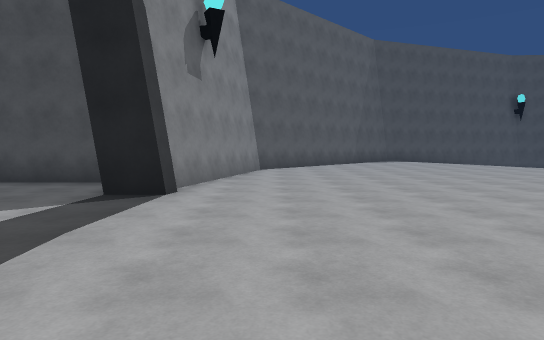
[1] (above)

22 first-person views from a walk through a 3-D level made in the Unity game engine. The camera is 1.5 m above the floor, tilts 4° down and sees 75° across. The floor is counted in squares, 2 m on a side. Each view is taken from the middle of a square. On the plan, view 1 faces up. The plan holds only what a view shows up to about 11 squares ahead; the rest is blank. The place goes on beyond the plan. The player character is not drawn. Some animated figures are not drawn. Surface patterns are stand-ins for the level's own textures.

[2]
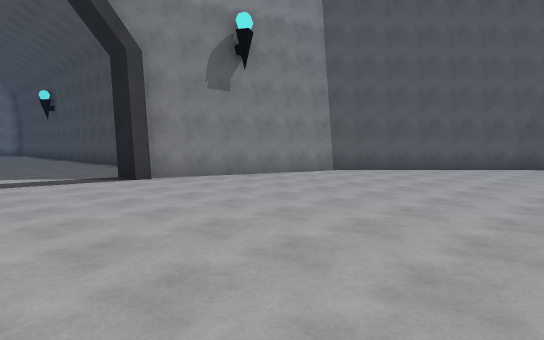

[3]
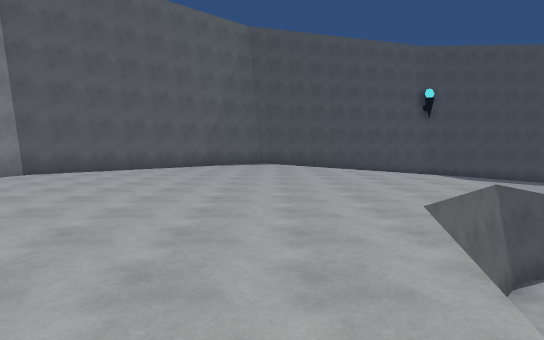

[4]
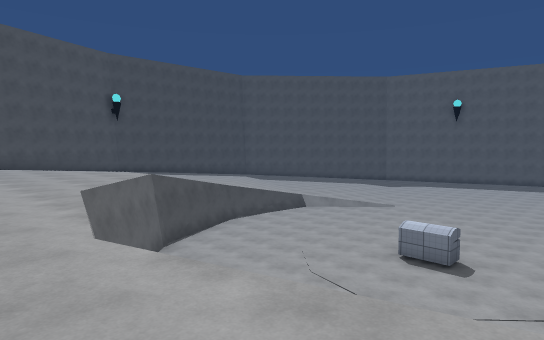

[5]
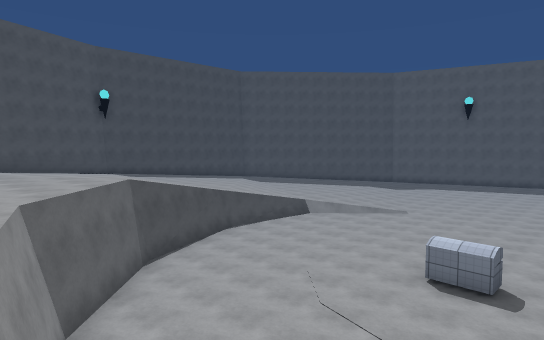

[6]
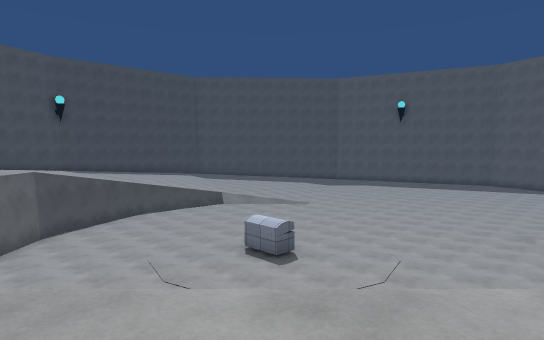

[7]
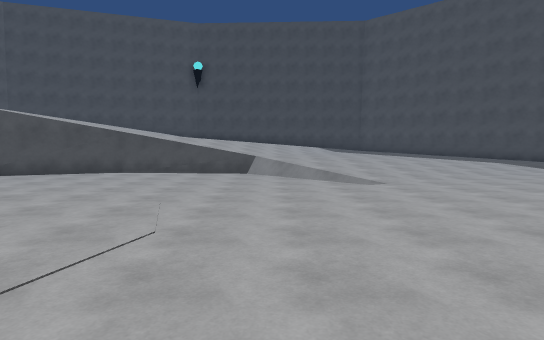

[8]
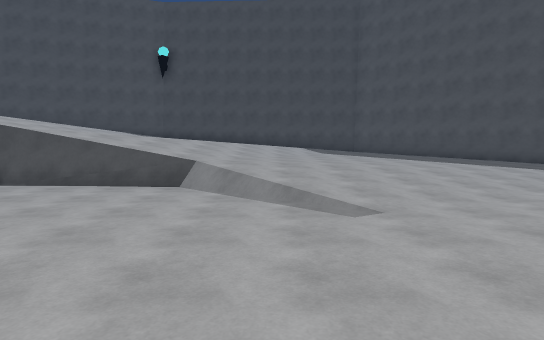

[9]
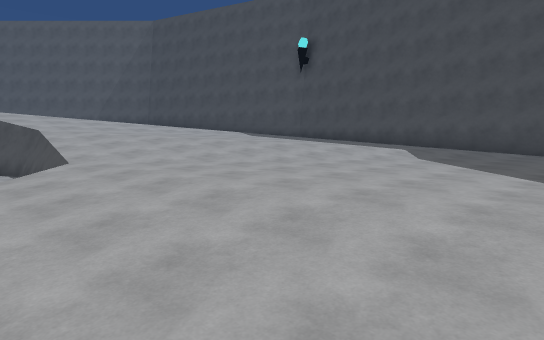

[10]
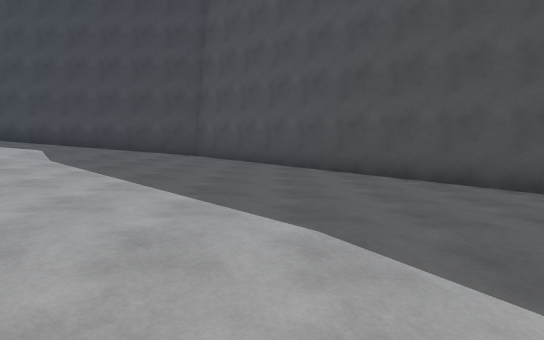

[11]
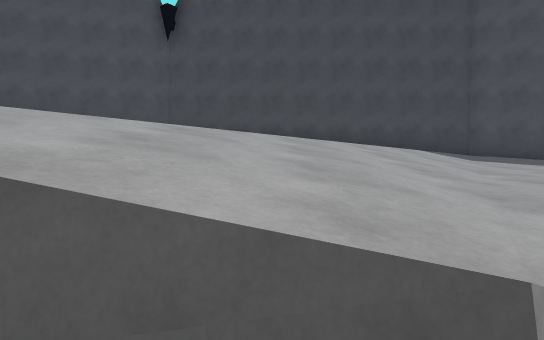

[12]
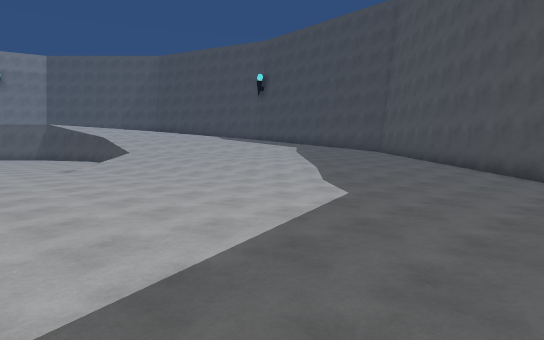

[13]
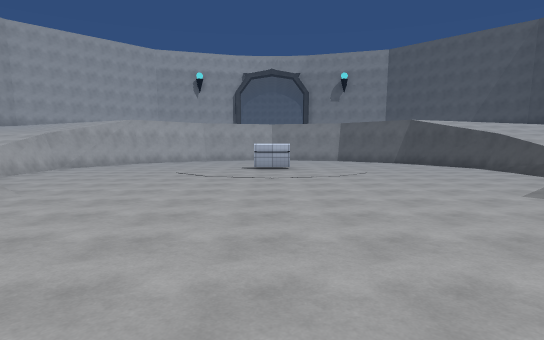

[14]
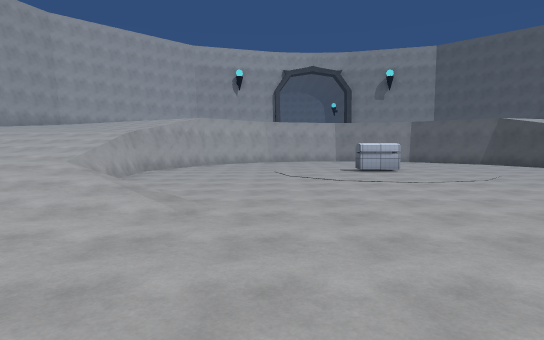

[15]
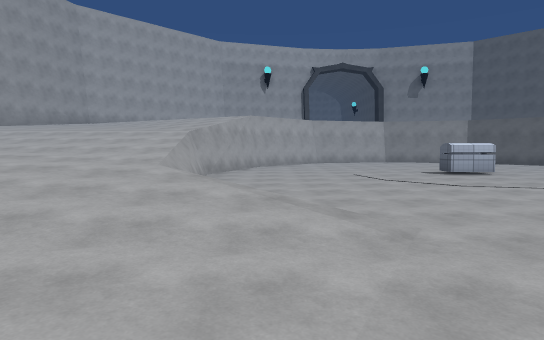

[16]
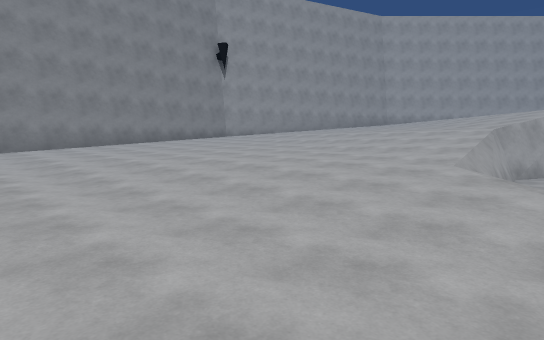

[17]
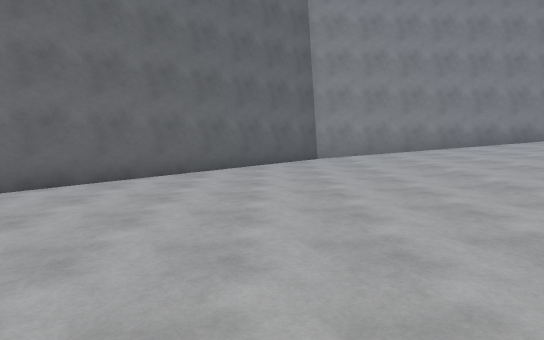

[18]
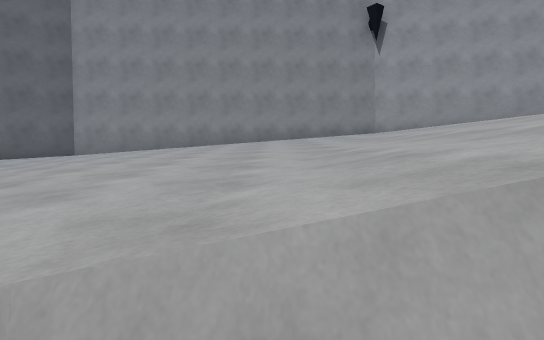

[19]
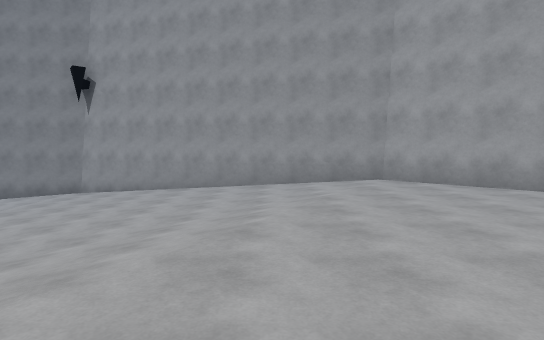

[20]
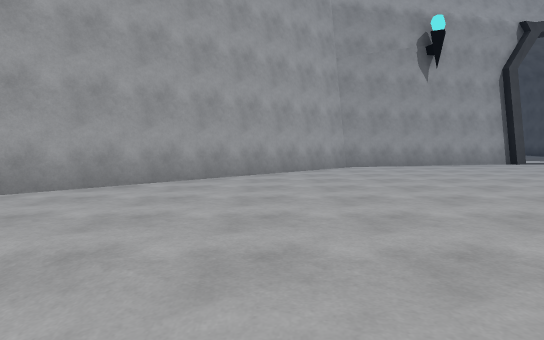

[21]
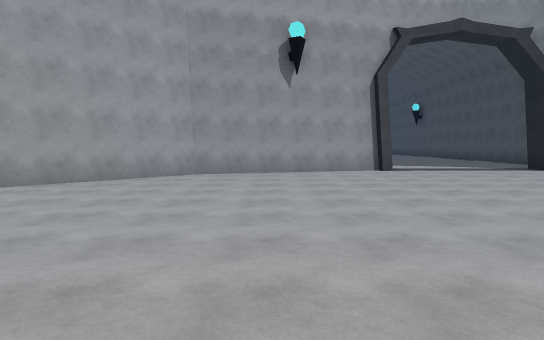

[22]
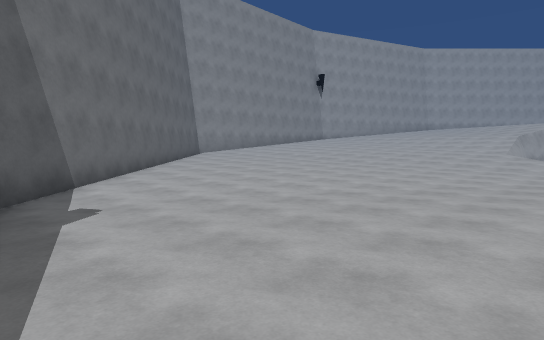

### Floor plan
Key: @ floor where view 1 was taken; # wall or solid block; . main floor; : floor 0.25 m higher than the main floor; + floor 0.5 m higher than the main floor; * floor 0.75 m higher than the main floor; % floor 3.25 m higher than the main floor; & floor 3.5 m higher than the main floor; / step, stairs or slope; = window, fence, low wall or low ledge; O other object.
Columns run from 5 left of view 1 to 31 right of it. Each row starts with its distance up from view 1.
 20                 ##############
 19                ##//    //////##
 18                        ///////##
 17                        ////***/##
 16         ##            /////**++/##
 15        ##&           /////**++++:##
 14       ##&&       ////////***+++::.##
 13      ##&&&&&&&// ////////**+++:::..#
 12     ##&&&&&&&&&/////////***+++::....
 11     #&&&&&&&&&&/////////**+++:///...
 10     #&&&&&&&&&&&///#=///*//////.....
  9    ##&&&&&&&&&&&##.....//////.......
  8   ##&&&&&&&&&&&#........///..........
  7 &&&#&&&&&&&&&&#......................
  6 &&&#&&&&&&&&&#.......................
  5 &&&&&&&&&&&&&#.......................
  4 &&&&&&&&&&&&/ ................  .....
  3  &&&&&&&&&&&   ....O...........
  2    &&&&&&&&&/   ..............
  1    &&&&&&&&&&    ............
  0    #&@&&&&&&&    .............
 -1    #&&&&&&&&&&   ......../...   .....
 -2    #&&&&&&&&&&&  .......//...........
 -3    ##&&&&&&&&&&& #.....///...........
 -4     #&&&&&&&&&&////##/////...........
 -5     #&&&&&&&&&////////////::........
 -6     ##&&&&&&&&/////////////::.......
 -7      ##&&&&&&//// /////////::::....#
 -8       ##&&&&&//////////////++::::.##
 -9        ##&&&///////////////++++::##
-10         ##&&///////////////++++/##
-11          ###%///////////////*+/##
-12            ###////////////////##
-13              ####////////////##
-14                 ##############

Positions as (right, up) in squares from view 1, and headings:
1: (0, 0), facing up
2: (6, 2), facing up-left
3: (6, 2), facing up
4: (6, 0), facing up-right
5: (7, 1), facing up-right
6: (8, -3), facing up-right
7: (18, 0), facing up
8: (19, 3), facing up
9: (24, 8), facing up-left
10: (25, 9), facing up
11: (17, 9), facing up
12: (31, 4), facing up-left
13: (25, 3), facing left
14: (24, 0), facing left
15: (23, -2), facing left
16: (23, -2), facing down-left
17: (24, -4), facing down
18: (17, -3), facing down
19: (8, -3), facing down
20: (9, -7), facing left
21: (9, -3), facing left
22: (31, -1), facing down-left
